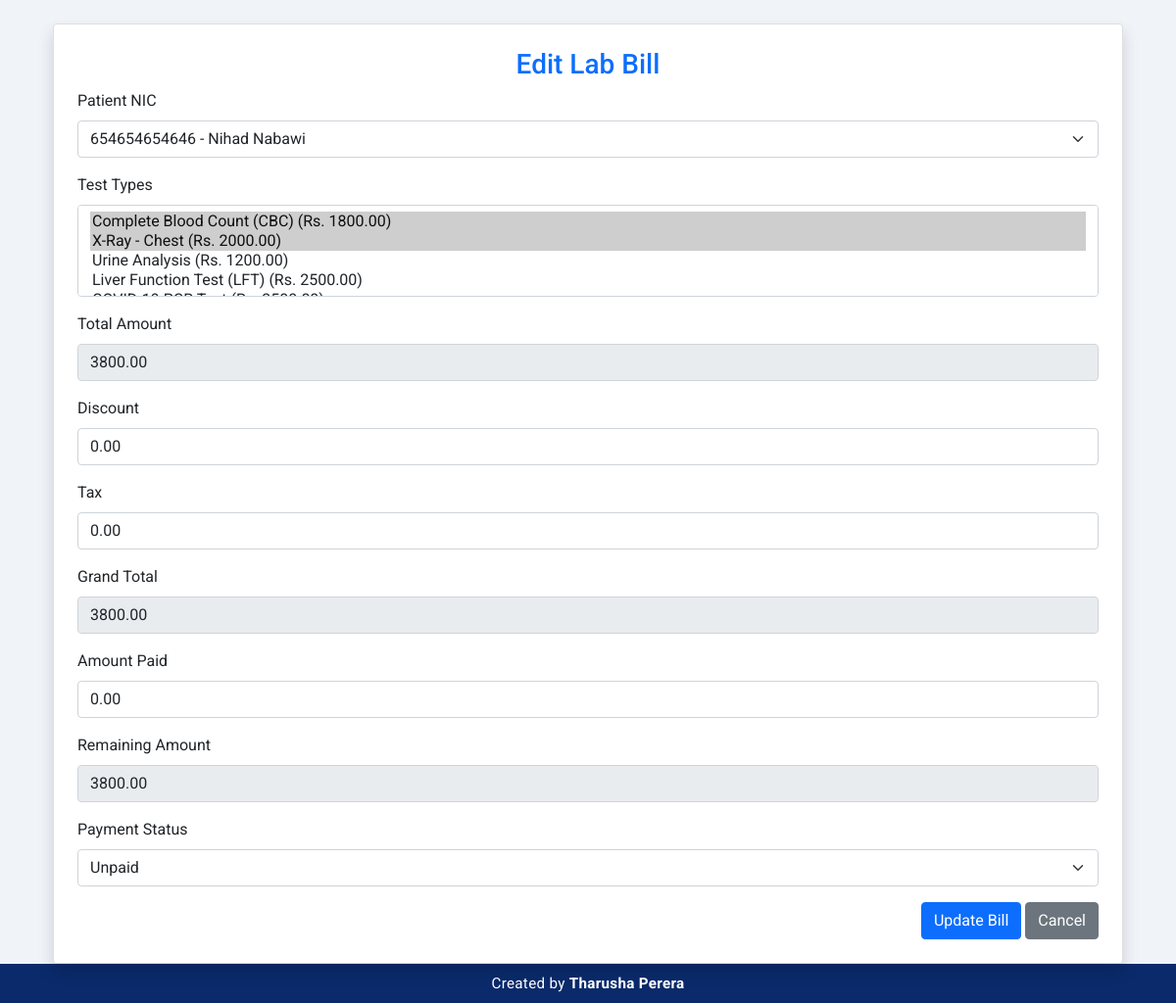
The app's page /modules/lab_functions/lab_billing/edit_lab_bill.php?id=5 (signed in) with its own data.
### tables this page shows
CREATE TABLE `lab_bills` (
  `bill_id` int(11) NOT NULL,
  `patient_nic` varchar(15) NOT NULL,
  `total_amount` decimal(10,2) NOT NULL,
  `discount` decimal(10,2) DEFAULT 0.00,
  `tax` decimal(10,2) DEFAULT 0.00,
  `grand_total` decimal(10,2) NOT NULL,
  `amount_paid` decimal(10,2) DEFAULT 0.00,
  `amount_remaining` decimal(10,2) DEFAULT 0.00,
  `payment_status` enum('Unpaid','Partially Paid','Paid') DEFAULT 'Unpaid',
  `created_at` timestamp NOT NULL DEFAULT current_timestamp()
);

CREATE TABLE `patients` (
  `NIC` varchar(12) NOT NULL,
  `Fullname` varchar(150) NOT NULL,
  `Address` text NOT NULL,
  `Contact` varchar(15) NOT NULL,
  `Gender` enum('Male','Female','Other') NOT NULL,
  `Email` varchar(50) NOT NULL,
  `Username` varchar(15) NOT NULL,
  `Password` varchar(15) NOT NULL,
  `profile_picture` longblob DEFAULT NULL,
  `reset_token` varchar(255) DEFAULT NULL,
  `token_expiry` datetime DEFAULT NULL
);

### modules/lab_functions/lab_billing/edit_lab_bill.php (the view, shortened to what this page needs)
<?php
include '../../../includes/header.php';
include '../../../config/db.php';
$bill_id = $_GET['id'];
$billQuery = $conn->prepare("SELECT * FROM lab_bills WHERE bill_id = ?");
$billQuery->bind_param("i", $bill_id);
$billQuery->execute();
$bill = $billQuery->get_result()->fetch_assoc();
$selectedTests = [];
$testsResult = $conn->query("SELECT test_type_id FROM lab_bill_items WHERE bill_id = $bill_id");
while ($row = $testsResult->fetch_assoc()) {
    $selectedTests[] = $row['test_type_id'];
}
$patients = $conn->query("SELECT NIC, Fullname FROM patients");
$testTypes = $conn->query("SELECT test_type_id, test_name, cost FROM test_types");
?>
<div class="container mt-4">
    <div class="card shadow p-4">
        <h3 class="text-primary text-center">Edit Lab Bill</h3>
        <form action="update_lab_bill.php" method="POST">
            <div class="mb-3">
                <label for="patient_nic" class="form-label">Patient NIC</label>
                <select name="patient_nic" class="form-select" required>
                    <?php while ($row = $patients->fetch_assoc()): ?>
                        <option value="<?= $row['NIC'] ?>" <?= $row['NIC'] == $bill['patient_nic'] ? 'selected' : '' ?>>
                            <?= $row['NIC'] ?> - <?= $row['Fullname'] ?>
                        </option>
                    <?php endwhile; ?>
                </select>
            </div>
            <div class="mb-3">
                <label for="test_types" class="form-label">Test Types</label>
                <select name="test_types[]" class="form-select" id="test_types" multiple required>
                    <?php while ($row = $testTypes->fetch_assoc()): ?>
                        <option value="<?= $row['test_type_id'] ?>" data-cost="<?= $row['cost'] ?>" <?= in_array($row['test_type_id'], $selectedTests) ? 'selected' : '' ?>>
                            <?= $row['test_name'] ?> (Rs. <?= $row['cost'] ?>)
                        </option>
                    <?php endwhile; ?>
                </select>
            </div>
            <div class="mb-3">
                <label for="total_amount" class="form-label">Total Amount</label>
                <input type="text" name="total_amount" id="total_amount" class="form-control" value="<?= $bill['total_amount'] ?>" readonly>
            </div>
            <div class="mb-3">
                <label for="discount" class="form-label">Discount</label>
                <input type="number" step="0.01" name="discount" id="discount" class="form-control" value="<?= $bill['discount'] ?>">
            </div>
            <div class="mb-3">
                <label for="tax" class="form-label">Tax</label>
                <input type="number" step="0.01" name="tax" id="tax" class="form-control" value="<?= $bill['tax'] ?>">
            </div>
            <div class="mb-3">
                <label for="grand_total" class="form-label">Grand Total</label>
                <input type="text" name="grand_total" id="grand_total" class="form-control" value="<?= $bill['grand_total'] ?>" readonly>
            </div>
            <div class="mb-3">
                <label for="amount_paid" class="form-label">Amount Paid</label>
                <input type="number" step="0.01" name="amount_paid" id="amount_paid" class="form-control" value="<?= $bill['amount_paid'] ?>">
            </div>
            <div class="mb-3">
                <label for="amount_remaining" class="form-label">Remaining Amount</label>
                <input type="text" name="amount_remaining" id="amount_remaining" class="form-control" value="<?= $bill['amount_remaining'] ?>" readonly>
            </div>
            <div class="mb-3">
                <label for="payment_status" class="form-label">Payment Status</label>
                <select name="payment_status" class="form-select" required>
                    <option value="Unpaid" <?= $bill['payment_status'] == 'Unpaid' ? 'selected' : '' ?>>Unpaid</option>
                </select>
            </div>
            <div class="text-end">
                <button type="submit" class="btn btn-primary">Update Bill</button>
                <a href="lab_billing_management.php" class="btn btn-secondary">Cancel</a>
            </div>
        </form>
    </div>
</div>
<?php include '../../../includes/footer.php'; ?>

### includes/header.php (style rules this page uses)
body { background-color: #f0f4f8; font-family: 'Roboto', sans-serif; }

### includes/footer.php (style rules this page uses)
:root { --footer-bg: #0a2a6b; }

### records on screen
lab_bills: patient_nic "654654654646 - Nihad Nabawi", total_amount "3800.00", discount "0.00", tax "0.00", grand_total "3800.00", amount_paid "0.00", amount_remaining "3800.00", payment_status "Unpaid"

### other values on screen
form field value "Complete Blood Count (CBC) (Rs. 1800.00) ☑ / X-Ray - Chest (Rs. 2000.00) ☑ / Urine Analysis (Rs. 1200.00) / Liver Function Test (LFT) (Rs. 2500.00)"
